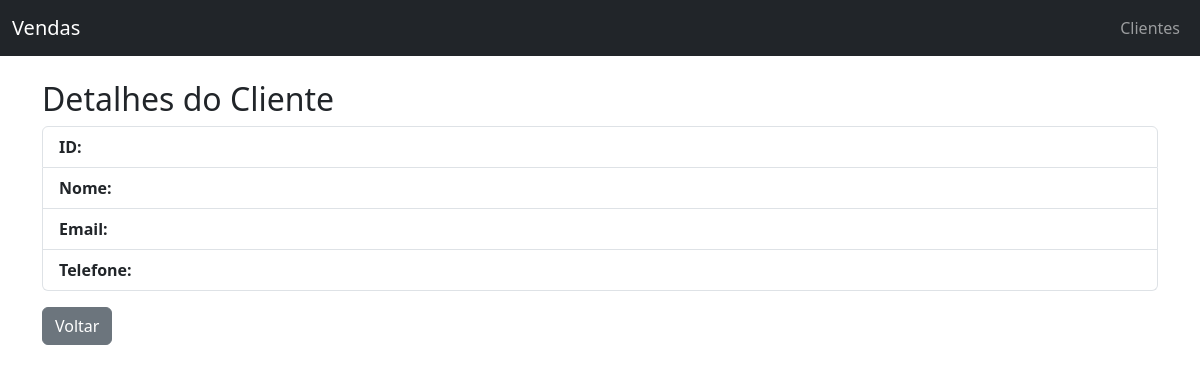
/clientes/1, run on an earlier commit of the app's database.
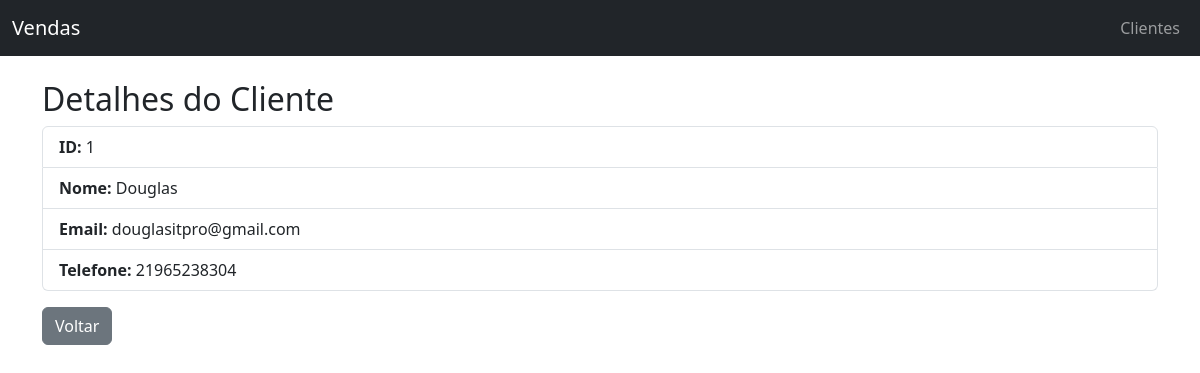
And on a later commit of the database.
### tables this page shows
CREATE TABLE clientes (
    id INTEGER PRIMARY KEY AUTOINCREMENT,
    nome TEXT NOT NULL,
    email TEXT,
    telefone TEXT
);

### app.py (the view)
@app.route("/clientes/<int:cliente_id>")
def cliente_detalhes(cliente_id):
    conn = conectar()
    cursor = conn.cursor()
    cursor.execute("SELECT * FROM clientes WHERE id = ?", (cliente_id,))
    cliente = cursor.fetchone()
    conn.close()
    return render_template("cliente_detalhes.html", cliente=cliente)

### app.py (called while the page is built)
def conectar():
    return sqlite3.connect("database/vendas.db")

### templates/cliente_detalhes.html
{% extends "base.html" %}
{% block content %}
<h2>Detalhes do Cliente</h2>
<ul class="list-group">
  <li class="list-group-item"><strong>ID:</strong> {{ cliente[0] }}</li>
  <li class="list-group-item"><strong>Nome:</strong> {{ cliente[1] }}</li>
  <li class="list-group-item"><strong>Email:</strong> {{ cliente[2] }}</li>
  <li class="list-group-item"><strong>Telefone:</strong> {{ cliente[3] }}</li>
</ul>
<a href="{{ url_for('clientes') }}" class="btn btn-secondary mt-3">Voltar</a>
{% endblock %}

What changed in the data, as far as the page shows it:
added clientes: id "1", nome "Douglas", email "douglasitpro@gmail.com", telefone "21965238304"
